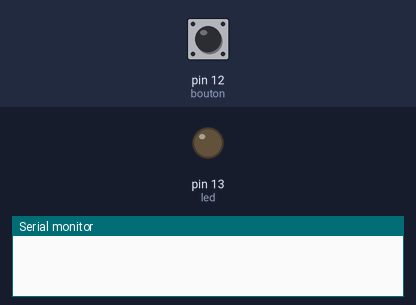
This sketch was run on a simulated Arduino Uno, built with avr-gcc and run on an emulated ATmega328P. Shown: output pins drawn as LEDs (lit = HIGH), the last lines printed to the serial monitor. Dashed ring = blinking. The test bench sets the inputs (shaded band); at power-on: pin 12 (bouton) HIGH.

Above: at 1.2 s.
1.3 s: pin 12 (bouton) driven LOW
2.8 s: pin 12 (bouton) pulsed HIGH 5 times (0.12 s each, 0.3 s apart)
At 3.07 s:
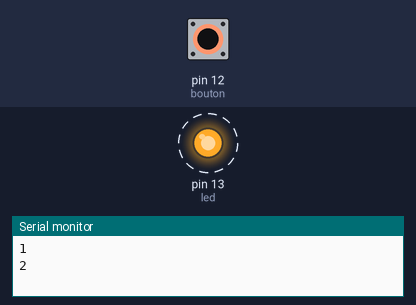
At 4.6 s:
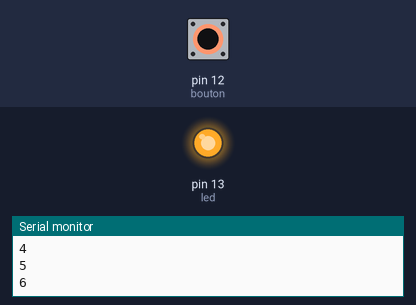
Timing chart, 0 to 6.1 s (numbered marks = the images above; inputs shaded):
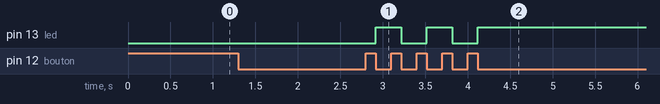

Measured:
- after the input at 2.8 s, pin 13 (led): alternates HIGH for 0.30 s and LOW for 0.30 s, 5 changes in all, then stays HIGH, starting after 0.12 s

The sketch:

Blink.ino
```cpp
int led = 13;
int bouton = 12;
int compteur = 0;
bool allume = 0;
bool push = 0;

// the setup function runs once when you press reset or power the board
void setup() {
  // initialize digital pin LED_BUILTIN as an output.
  pinMode(led, OUTPUT);
  pinMode(bouton,INPUT);
  Serial.begin(2000000);
}

// the loop function runs over and over again forever
void loop() {
  bool etatBouton = digitalRead(bouton);

  if(!etatBouton){
    if(push == 0){
      if (allume == 1){
        allume = 0;
        digitalWrite(led, HIGH);
      }else{
        allume = 1;
        digitalWrite(led, LOW);
      }
      push = 1;
      compteur = compteur + 1;
      Serial.println(compteur);
    }
  }else{
    push = 0;
  }
}
```
